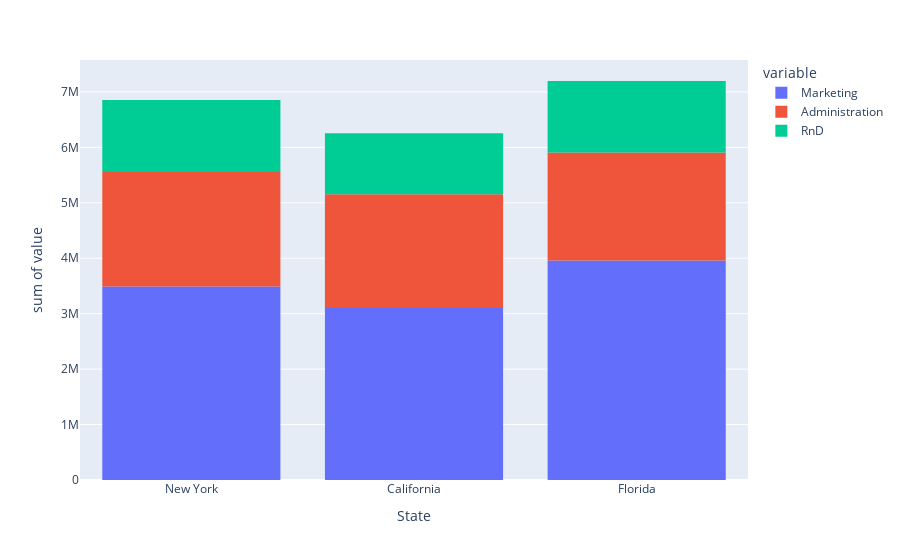

Notebook code for this chart:
### Code cell
fig = px.histogram(startups, y=['Marketing', 'Administration', 'RnD'], x='State')
fig.show()
# startups['Administration'].groupby(by=startups['State']).mean()

### Figure 1 — Plotly figure (JSON) as saved in the notebook; plotly's stock layout.template omitted (floating-point values rounded to 4 significant figures)
{"data": [{"alignmentgroup": "True", "bingroup": "x", "histfunc": "sum", "hovertemplate": "variable=Marketing<br>State=%{x}<br>sum of value=%{y}<extra></extra>", "legendgroup": "Marketing", "marker": {"color": "#636efa", "pattern": {"shape": ""}}, "name": "Marketing", "offsetgroup": "Marketing", "orientation": "v", "showlegend": true, "type": "histogram", "x": ["New York", "California", "Florida", "New York", "Florida", "New York", "California", "Florida", "New York", "California", "Florida", "California", "Florida", "California", "Florida", "New York", "California", "New York", "Florida", "New York", "California", "New York", "Florida", "Florida", "New York", "California", "Florida", "New York", "Florida", "New York", "Florida", "New York", "California", "Florida", "California", "New York", "Florida", "California", "New York", "California", "California", "Florida", "California", "New York", "California", "New York", "Florida", "California", "New York", "California"], "xaxis": "x", "y": [471800.0, 443900.0, 407900.0, 383200.0, 366200.0, 362900.0, 127700.0, 323900.0, 311600.0, 305000.0, 229200.0, 249700.0, 249800.0, 252700.0, 256500.0, 261800.0, 264300.0, 282600.0, 294900.0, 0, 298700.0, 299700.0, 303300.0, 304800.0, 140600.0, 138000.0, 134100.0, 353200.0, 118100.0, 107100.0, 91130.0, 88220.0, 46090.0, 214600.0, 210800.0, 205500.0, 201100.0, 197000.0, 185300.0, 175000.0, 172800.0, 164500.0, 148000.0, 35530.0, 28330.0, 1904.0, 297100.0, 0, 0, 45170.0], "yaxis": "y"}, {"alignmentgroup": "True", "bingroup": "x", "histfunc": "sum", "hovertemplate": "variable=Administration<br>State=%{x}<br>sum of value=%{y}<extra></extra>", "legendgroup": "Administration", "marker": {"color": "#EF553B", "pattern": {"shape": ""}}, "name": "Administration", "offsetgroup": "Administration", "orientation": "v", "showlegend": true, "type": "histogram", "x": ["New York", "California", "Florida", "New York", "Florida", "New York", "California", "Florida", "New York", "California", "Florida", "California", "Florida", "California", "Florida", "New York", "California", "New York", "Florida", "New York", "California", "New York", "Florida", "Florida", "New York", "California", "Florida", "New York", "Florida", "New York", "Florida", "New York", "California", "Florida", "California", "New York", "Florida", "California", "New York", "California", "California", "Florida", "California", "New York", "California", "New York", "Florida", "California", "New York", "California"], "xaxis": "x", "y": [136900.0, 151400.0, 101100.0, 118700.0, 91390.0, 99810.0, 147200.0, 145500.0, 148700.0, 108700.0, 110600.0, 91790.0, 127300.0, 135500.0, 156500.0, 122600.0, 121600.0, 145100.0, 114200.0, 153500.0, 113900.0, 153800.0, 122800.0, 105800.0, 99280.0, 139600.0, 144100.0, 127900.0, 182600.0, 153000.0, 115600.0, 152700.0, 129200.0, 103100.0, 157700.0, 85050.0, 127100.0, 51280.0, 65950.0, 82980.0, 118500.0, 84710.0, 96190.0, 127400.0, 154800.0, 124200.0, 115800.0, 135400.0, 51740.0, 117000.0], "yaxis": "y"}, {"alignmentgroup": "True", "bingroup": "x", "histfunc": "sum", "hovertemplate": "variable=RnD<br>State=%{x}<br>sum of value=%{y}<extra></extra>", "legendgroup": "RnD", "marker": {"color": "#00cc96", "pattern": {"shape": ""}}, "name": "RnD", "offsetgroup": "RnD", "orientation": "v", "showlegend": true, "type": "histogram", "x": ["New York", "California", "Florida", "New York", "Florida", "New York", "California", "Florida", "New York", "California", "Florida", "California", "Florida", "California", "Florida", "New York", "California", "New York", "Florida", "New York", "California", "New York", "Florida", "Florida", "New York", "California", "Florida", "New York", "Florida", "New York", "Florida", "New York", "California", "Florida", "California", "New York", "Florida", "California", "New York", "California", "California", "Florida", "California", "New York", "California", "New York", "Florida", "California", "New York", "California"], "xaxis": "x", "y": [165300.0, 162600.0, 153400.0, 144400.0, 142100.0, 131900.0, 134600.0, 130300.0, 120500.0, 123300.0, 101900.0, 100700.0, 93860.0, 91990.0, 119900.0, 114500.0, 78010.0, 94660.0, 91750.0, 86420.0, 76250.0, 78390.0, 73990.0, 67530.0, 77040.0, 64660.0, 75330.0, 72110.0, 66050.0, 65610.0, 61990.0, 61140.0, 63410.0, 55490.0, 46430.0, 46010.0, 28660.0, 44070.0, 20230.0, 38560.0, 28750.0, 27890.0, 23640.0, 15510.0, 22180.0, 1000.0, 1315.0, 0, 542.0, 0], "yaxis": "y"}], "layout": {"barmode": "relative", "legend": {"title": {"text": "variable"}, "tracegroupgap": 0}, "margin": {"t": 60}, "xaxis": {"anchor": "y", "domain": [0, 1], "title": {"text": "State"}}, "yaxis": {"anchor": "x", "domain": [0, 1], "title": {"text": "sum of value"}}}}
